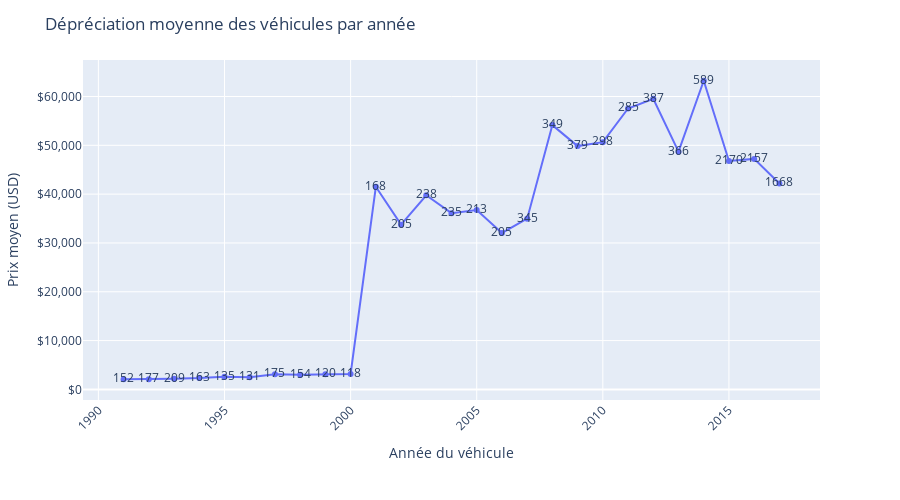

This figure's notebook cell:
### Code cell
# Analyse de la dépréciation moyenne par année

# On garde uniquement les voitures dont l'année et le prix sont valides
df_year_price = df[['year', 'price']].dropna()
df_year_price = df_year_price[df_year_price['year'] > 1990]
df_year_price = df_year_price[df_year_price['price'] > 1000]

# Calcul du prix moyen par année
avg_price_by_year = df_year_price.groupby('year')['price'].agg(['mean', 'count']).reset_index()

# Tracé du graphique
fig = px.line(
    avg_price_by_year,
    x='year',
    y='mean',
    markers=True,
    text=avg_price_by_year['count'],
    labels={'year': 'Année du véhicule', 'mean': 'Prix moyen (USD)'},
    title='Dépréciation moyenne des véhicules par année'
)

fig.update_traces(
    hovertemplate='Année: %{x}<br>Prix moyen: $%{y:.2f}<br>Nb véhicules: %{text}<extra></extra>',
    marker=dict(size=6)
)

fig.update_layout(
    yaxis_tickprefix='$',
    yaxis_tickformat=',.0f',
    xaxis_tickangle=-45,
    height=500,
    margin=dict(t=60, b=100),
    hovermode="closest"
)

fig.show()

### Figure 1 — Plotly figure (JSON) as saved in the notebook; plotly's stock layout.template omitted (floating-point values rounded to 4 significant figures)
{"data": [{"hovertemplate": "Année: %{x}<br>Prix moyen: $%{y:.2f}<br>Nb véhicules: %{text}<extra></extra>", "legendgroup": "", "line": {"color": "#636efa", "dash": "solid"}, "marker": {"size": 6, "symbol": "circle"}, "mode": "lines+markers+text", "name": "", "orientation": "v", "showlegend": false, "text": [152.0, 177.0, 209.0, 163.0, 135.0, 131.0, 175.0, 154.0, 120.0, 118.0, 168.0, 205.0, 238.0, 235.0, 213.0, 205.0, 345.0, 349.0, 379.0, 298.0, 285.0, 387.0, 366.0, 589.0, 2170.0, 2157.0, 1668.0], "type": "scatter", "x": [1991, 1992, 1993, 1994, 1995, 1996, 1997, 1998, 1999, 2000, 2001, 2002, 2003, 2004, 2005, 2006, 2007, 2008, 2009, 2010, 2011, 2012, 2013, 2014, 2015, 2016, 2017], "xaxis": "x", "y": [2081.0, 2078.0, 2187.0, 2312.0, 2607.0, 2497.0, 3105.0, 2976.0, 3096.0, 3167.0, 41500.0, 33740.0, 39770.0, 36110.0, 36750.0, 32060.0, 34970.0, 54140.0, 49840.0, 50640.0, 57550.0, 59520.0, 48700.0, 63230.0, 46790.0, 47220.0, 42190.0], "yaxis": "y"}], "layout": {"height": 500, "hovermode": "closest", "legend": {"tracegroupgap": 0}, "margin": {"b": 100, "t": 60}, "title": {"text": "Dépréciation moyenne des véhicules par année"}, "xaxis": {"anchor": "y", "domain": [0, 1], "tickangle": -45, "title": {"text": "Année du véhicule"}}, "yaxis": {"anchor": "x", "domain": [0, 1], "tickformat": ",.0f", "tickprefix": "$", "title": {"text": "Prix moyen (USD)"}}}}
